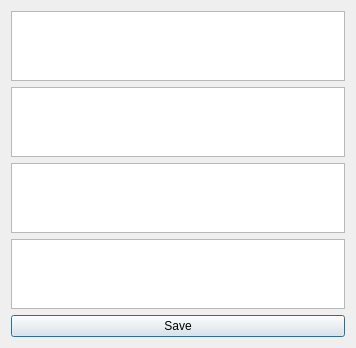
<?xml version="1.0" encoding="UTF-8"?>
<ui version="4.0">
 <class>Dialog</class>
 <widget class="QDialog" name="Dialog">
  <property name="geometry">
   <rect>
    <x>0</x>
    <y>0</y>
    <width>356</width>
    <height>309</height>
   </rect>
  </property>
  <property name="windowTitle">
   <string>Dialog</string>
  </property>
  <layout class="QVBoxLayout" name="verticalLayout_2">
   <item>
    <layout class="QVBoxLayout" name="verticalLayout">
     <item>
      <widget class="QTextEdit" name="title"/>
     </item>
     <item>
      <widget class="QTextEdit" name="artist"/>
     </item>
     <item>
      <widget class="QTextEdit" name="album"/>
     </item>
     <item>
      <widget class="QTextEdit" name="genre"/>
     </item>
    </layout>
   </item>
   <item>
    <widget class="QPushButton" name="save_button">
     <property name="text">
      <string>Save</string>
     </property>
    </widget>
   </item>
  </layout>
 </widget>
 <resources/>
 <connections/>
</ui>
